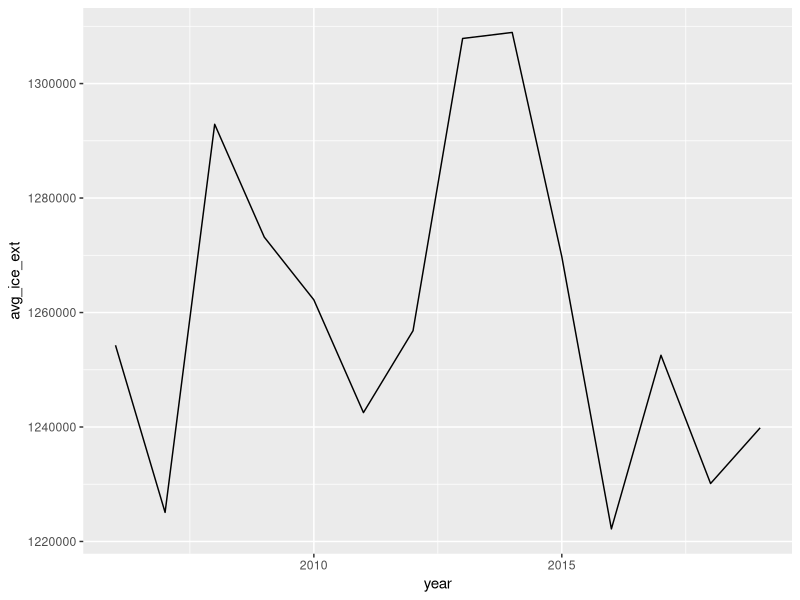
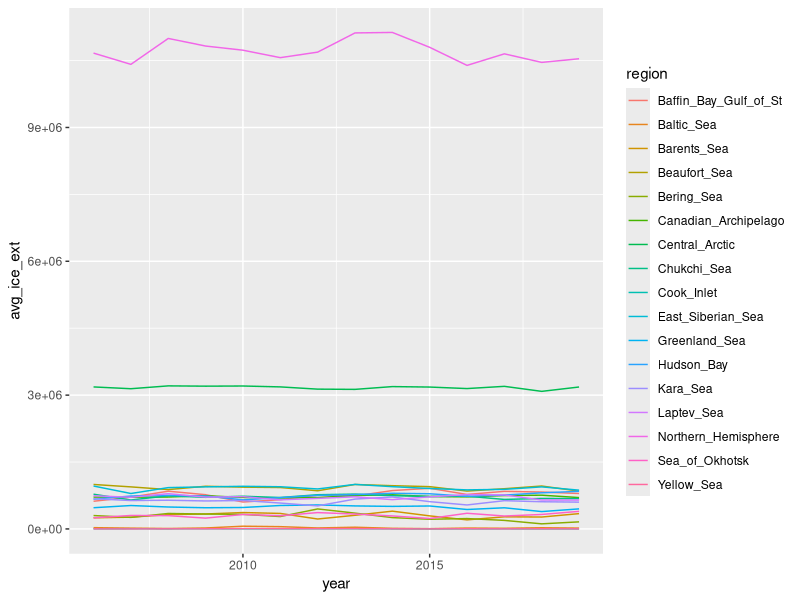
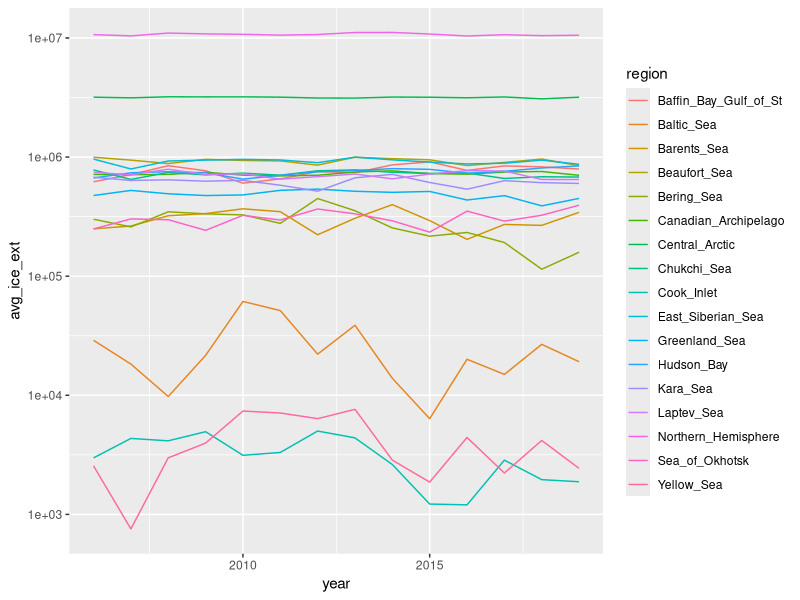

The R source for these figures, in order:
## load the tidiverse package
library(tidyverse)

## set the working directory to the directory where the spreadsheet is so it is easy to open is
## use "skip" because it has one line with text at the top (I have previously opened the file)

ice_ext_raw <- read_csv("ice_extention/data/DATAX.csv", skip = 1)

## check out the data
str(ice_ext_raw)
head(ice_ext_raw)

# WRANGLING

## DONE
### remove the numbering of the regions in the header
### new tibble with yearly average ice extent
### new tibble with yearly average ice extent by region

## TO DO:
### dataframe with the highest winter and the lowest summer ice extent
### dataframe with the highest and the lowest yearly ice extent check if the highest extent is during the winter and the lowest during the summer
### dataframe with the yearly percentage change in ice extent
### dataframe with the yearly percentage change in ice extent in the summer
### dataframe with the yearly percentage change in ice extent in the winter


## remove the numbering of the regions in the header
### make a character vector with only the names of the headers and print it to be then able to copy only the name
### using colnames, copy only the names of the regions (without the numbering) to a new character vector and use it co change the header
headers <- colnames(ice_ext_raw)
print(headers)
ice_ext_cont <- ice_ext_raw
colnames(ice_ext_cont) <- c("yyyyddd", "Northern_Hemisphere", "Beaufort_Sea", "Chukchi_Sea", "East_Siberian_Sea", "Laptev_Sea", "Kara_Sea", "Barents_Sea", "Greenland_Sea", "Baffin_Bay_Gulf_of_St", "Canadian_Archipelago", "Hudson_Bay", "Central_Arctic", "Bering_Sea", "Baltic_Sea", "Sea_of_Okhotsk", "Yellow_Sea", "Cook_Inlet")

## new tibble with yearly average ice extent
### create a new tibble where the first column is only the year (remove the day) using "separate()"
### use "convert = TRUE" so the variable for year is converted to integer and not character
### pipe it to make a new data frame where the "region" is a variable with "gather()"
### group_by() the new data frame by year to then summarise() the average ice_ext by this variable
ice_ext_year_avg <- separate(ice_ext_cont, yyyyddd, sep = 4, into = "year", convert = TRUE) %>%
  gather(region, ice_extent, Northern_Hemisphere:Cook_Inlet) %>%
  group_by(year) %>%
  summarise(avg_ice_ext = mean(ice_extent))

## new tibble with yearly average ice extent by region
### same as ice_ext_year_avg but =>
### group_by() by region and year to then summarise() the average ice_ext by those two variables
ice_ext_year_avg_reg <- separate(ice_ext_cont, yyyyddd, sep = 4, into = "year", convert = TRUE) %>%
  gather(region, ice_extent, Northern_Hemisphere:Cook_Inlet) %>%
  group_by(region, year) %>%
  summarise(avg_ice_ext = mean(ice_extent))

# PLOTS

## DONE
### line graph of the yearly average ice extent
### line graph of the yearly average ice extent by region
### line graph of the yearly average ice extent by region in a log10 scale

## line graph of the yearly average ice extent
ice_ext_year_avg %>% ggplot(aes(year, avg_ice_ext)) +
  geom_line()

## line graph of the yearly average ice extent by region
ice_ext_year_avg_reg %>%  ggplot(aes(year, avg_ice_ext, color = region)) +
  geom_line()

## line graph of the yearly average ice extent by region in a log10 scale
ice_ext_year_avg_reg %>%  ggplot(aes(year, avg_ice_ext, color = region)) +
  geom_line() +
  scale_y_log10()
